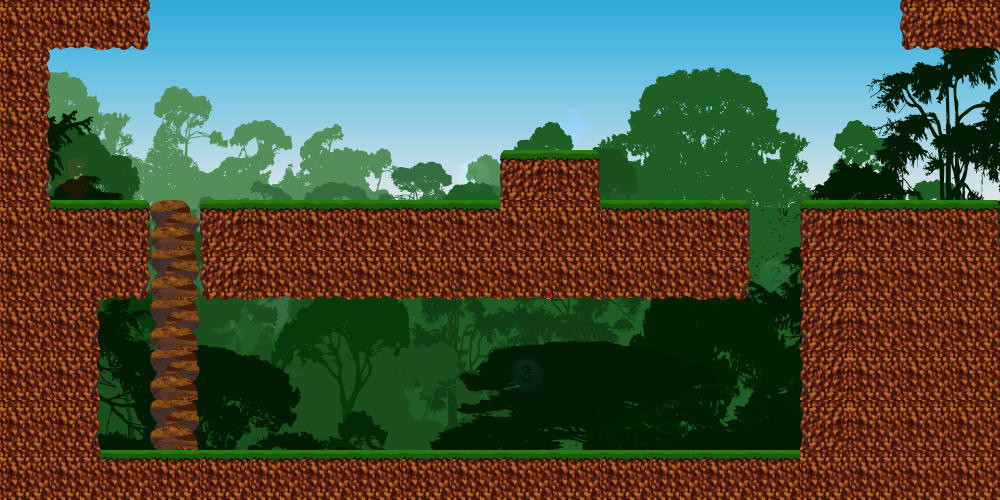

Rendered tile map (Tiled .tmx) drawn with the repository's tilesets; below, a short description and the map source with its tile grids summarised:
An orthogonal 20x10 tile map with 50x50 px tiles, 4 tile layers (invisible, back, meio, main), 11 tilesets.

<map version="1.0" orientation="orthogonal" renderorder="right-down" width="20" height="10" tilewidth="50" tileheight="50">
 <tileset firstgid="1" name="spritesheet_tipo2" tilewidth="50" tileheight="50">
  <properties>
   <property name="name" value="ground" />
   <property name="type" value="solid" />
  </properties>
  <image source="../../tilesets/tipo2/spritesheet.png" width="500" height="150" />
  <tile id="1">
   <properties>
    <property name="name" value="ground" />
    <property name="type" value="solid" />
   </properties>
  </tile>
  <tile id="2">
   <properties>
    <property name="name" value="ground" />
    <property name="type" value="solid" />
   </properties>
  </tile>
  <tile id="3">
   <properties>
    <property name="name" value="ground" />
    <property name="type" value="solid" />
   </properties>
  </tile>
  <tile id="4">
   <properties>
    <property name="name" value="ground" />
    <property name="type" value="solid" />
   </properties>
  </tile>
  <tile id="5">
   <properties>
    <property name="name" value="ground" />
    <property name="type" value="solid" />
   </properties>
  </tile>
  <tile id="6">
   <properties>
    <property name="name" value="ground" />
    <property name="type" value="solid" />
   </properties>
  </tile>
  <tile id="7">
   <properties>
    <property name="name" value="ground" />
    <property name="type" value="solid" />
   </properties>
  </tile>
  <tile id="8">
   <properties>
    <property name="name" value="ground" />
    <property name="type" value="solid" />
   </properties>
  </tile>
  <tile id="9">
   <properties>
    <property name="name" value="ground" />
    <property name="type" value="solid" />
   </properties>
  </tile>
  <tile id="10">
   <properties>
    <property name="name" value="ground" />
    <property name="type" value="solid" />
   </properties>
  </tile>
  <tile id="11">
   <properties>
    <property name="name" value="ground" />
    <property name="type" value="solid" />
   </properties>
  </tile>
  <tile id="12">
   <properties>
    <property name="name" value="ground" />
    <property name="type" value="solid" />
   </properties>
  </tile>
  <tile id="13">
   <properties>
    <property name="name" value="ground" />
    <property name="type" value="solid" />
   </properties>
  </tile>
  <tile id="18">
   <properties>
    <property name="name" value="stairsGround" />
    <property name="type" value="solid" />
   </properties>
  </tile>
  <tile id="19">
   <properties>
    <property name="name" value="stairs" />
    <property name="type" value="nonsolid" />
   </properties>
  </tile>
  <tile id="20">
   <properties>
    <property name="name" value="stairs" />
    <property name="type" value="nonsolid" />
   </properties>
  </tile>
  <tile id="21">
   <properties>
    <property name="name" value="stairs" />
    <property name="type" value="nonsolid" />
   </properties>
  </tile>
  <tile id="22">
   <properties>
    <property name="name" value="stairs" />
    <property name="type" value="nonsolid" />
   </properties>
  </tile>
  <tile id="23">
   <properties>
    <property name="name" value="stairs" />
    <property name="type" value="nonsolid" />
   </properties>
  </tile>
  <tile id="24">
   <properties>
    <property name="name" value="stairs" />
    <property name="type" value="nonsolid" />
   </properties>
  </tile>
 </tileset>
 <tileset firstgid="31" name="spritesheet_gizmos" tilewidth="50" tileheight="50">
  <image source="../../tilesets/gizmos/spritesheet.png" width="250" height="50" />
  <tile id="0">
   <properties>
    <property name="name" value="start" />
   </properties>
  </tile>
  <tile id="1">
   <properties>
    <property name="name" value="objective" />
    <property name="type" value="item" />
   </properties>
  </tile>
  <tile id="2">
   <properties>
    <property name="index" value="1" />
    <property name="name" value="star" />
    <property name="type" value="item" />
   </properties>
  </tile>
  <tile id="3">
   <properties>
    <property name="index" value="2" />
    <property name="name" value="star" />
    <property name="type" value="item" />
   </properties>
  </tile>
  <tile id="4">
   <properties>
    <property name="index" value="3" />
    <property name="name" value="star" />
    <property name="type" value="item" />
   </properties>
  </tile>
 </tileset>
 <tileset firstgid="36" name="spritesheet_tipo3" tilewidth="50" tileheight="50">
  <image source="../../tilesets/tipo3/spritesheet.png" width="500" height="150" />
  <tile id="3">
   <properties>
    <property name="name" value="stairsGround" />
    <property name="type" value="solid" />
   </properties>
  </tile>
  <tile id="4">
   <properties>
    <property name="name" value="stairsGround" />
    <property name="type" value="solid" />
   </properties>
  </tile>
  <tile id="5">
   <properties>
    <property name="name" value="ground" />
    <property name="type" value="solid" />
   </properties>
  </tile>
  <tile id="6">
   <properties>
    <property name="name" value="ground" />
    <property name="type" value="solid" />
   </properties>
  </tile>
  <tile id="7">
   <properties>
    <property name="name" value="ground" />
    <property name="type" value="solid" />
   </properties>
  </tile>
  <tile id="8">
   <properties>
    <property name="name" value="ground" />
    <property name="type" value="solid" />
   </properties>
  </tile>
  <tile id="9">
   <properties>
    <property name="name" value="ground" />
    <property name="type" value="solid" />
   </properties>
  </tile>
  <tile id="10">
   <properties>
    <property name="name" value="ground" />
    <property name="type" value="solid" />
   </properties>
  </tile>
  <tile id="11">
   <properties>
    <property name="name" value="ground" />
    <property name="type" value="solid" />
   </properties>
  </tile>
  <tile id="12">
   <properties>
    <property name="name" value="ground" />
    <property name="type" value="solid" />
   </properties>
  </tile>
  <tile id="13">
   <properties>
    <property name="name" value="ground" />
    <property name="type" value="solid" />
   </properties>
  </tile>
  <tile id="14">
   <properties>
    <property name="name" value="ground" />
    <property name="type" value="solid" />
   </properties>
  </tile>
  <tile id="15">
   <properties>
    <property name="name" value="ground" />
    <property name="type" value="solid" />
   </properties>
  </tile>
  <tile id="16">
   <properties>
    <property name="name" value="ground" />
    <property name="type" value="solid" />
   </properties>
  </tile>
  <tile id="20">
   <properties>
    <property name="name" value="stairs" />
    <property name="type" value="nonsolid" />
   </properties>
  </tile>
  <tile id="21">
   <properties>
    <property name="name" value="ground" />
    <property name="type" value="solid" />
   </properties>
  </tile>
  <tile id="22">
   <properties>
    <property name="name" value="ground" />
    <property name="type" value="solid" />
   </properties>
  </tile>
 </tileset>
 <tileset firstgid="66" name="spritesheet_tipo4" tilewidth="50" tileheight="50">
  <image source="../../tilesets/tipo4/spritesheet.png" width="500" height="150" />
  <tile id="0">
   <properties>
    <property name="name" value="ground" />
    <property name="type" value="solid" />
   </properties>
  </tile>
  <tile id="1">
   <properties>
    <property name="name" value="ground" />
    <property name="type" value="solid" />
   </properties>
  </tile>
  <tile id="2">
   <properties>
    <property name="name" value="ground" />
    <property name="type" value="solid" />
   </properties>
  </tile>
  <tile id="3">
   <properties>
    <property name="name" value="ground" />
    <property name="type" value="solid" />
   </properties>
  </tile>
  <tile id="7">
   <properties>
    <property name="name" value="stairsGround" />
    <property name="type" value="solid" />
   </properties>
  </tile>
  <tile id="8">
   <properties>
    <property name="name" value="stairs" />
    <property name="type" value="nonsolid" />
   </properties>
  </tile>
  <tile id="9">
   <properties>
    <property name="name" value="ground" />
    <property name="type" value="solid" />
   </properties>
  </tile>
  <tile id="11">
   <properties>
    <property name="name" value="ground" />
    <property name="type" value="solid" />
   </properties>
  </tile>
  <tile id="12">
   <properties>
    <property name="name" value="ground" />
    <property name="type" value="solid" />
   </properties>
  </tile>
  <tile id="13">
   <properties>
    <property name="name" value="ground" />
    <property name="type" value="solid" />
   </properties>
  </tile>
  <tile id="14">
   <properties>
    <property name="name" value="ground" />
    <property name="type" value="solid" />
   </properties>
  </tile>
  <tile id="15">
   <properties>
    <property name="name" value="ground" />
    <property name="type" value="solid" />
   </properties>
  </tile>
  <tile id="16">
   <properties>
    <property name="name" value="ground" />
    <property name="type" value="solid" />
   </properties>
  </tile>
  <tile id="19">
   <properties>
    <property name="name" value="ground" />
    <property name="type" value="solid" />
   </properties>
  </tile>
  <tile id="20">
   <properties>
    <property name="name" value="ground" />
    <property name="type" value="solid" />
   </properties>
  </tile>
 </tileset>
 <tileset firstgid="96" name="spritesheet_tipo5" tilewidth="50" tileheight="50">
  <image source="../../tilesets/tipo5/spritesheet.png" width="500" height="150" />
  <tile id="0">
   <properties>
    <property name="name" value="ground" />
    <property name="type" value="solid" />
   </properties>
  </tile>
  <tile id="1">
   <properties>
    <property name="name" value="ground" />
    <property name="type" value="solid" />
   </properties>
  </tile>
  <tile id="2">
   <properties>
    <property name="name" value="ground" />
    <property name="type" value="solid" />
   </properties>
  </tile>
  <tile id="3">
   <properties>
    <property name="name" value="stairsGround" />
    <property name="type" value="solid" />
   </properties>
  </tile>
  <tile id="4">
   <properties>
    <property name="name" value="stairs" />
    <property name="type" value="nonsolid" />
   </properties>
  </tile>
  <tile id="5">
   <properties>
    <property name="name" value="ground" />
    <property name="type" value="solid" />
   </properties>
  </tile>
  <tile id="6">
   <properties>
    <property name="name" value="ground" />
    <property name="type" value="solid" />
   </properties>
  </tile>
  <tile id="7">
   <properties>
    <property name="name" value="ground" />
    <property name="type" value="solid" />
   </properties>
  </tile>
 </tileset>
 <tileset firstgid="126" name="fundo_tipo5" tilewidth="50" tileheight="50">
  <image source="../../tilesets/tipo5/fundo.png" width="1000" height="500" />
 </tileset>
 <tileset firstgid="326" name="tronco1_tipo5" tilewidth="50" tileheight="50">
  <image source="../../tilesets/tipo5/tronco1.png" width="150" height="500" />
 </tileset>
 <tileset firstgid="356" name="tronco2_tipo5" tilewidth="50" tileheight="50">
  <image source="../../tilesets/tipo5/tronco2.png" width="150" height="500" />
 </tileset>
 <tileset firstgid="386" name="sobras_tipo5" tilewidth="50" tileheight="50">
  <image source="../../tilesets/tipo5/sobra.png" width="50" height="50" />
  <tile id="0">
   <properties>
    <property name="name" value="ground" />
    <property name="type" value="solid" />
   </properties>
  </tile>
 </tileset>
 <tileset firstgid="387" name="spritesheet_tipo1" tilewidth="50" tileheight="50">
  <image source="../../tilesets/tipo1/spritesheet.png" width="500" height="100" />
  <tile id="0">
   <properties>
    <property name="name" value="ground" />
    <property name="type" value="solid" />
   </properties>
  </tile>
  <tile id="1">
   <properties>
    <property name="name" value="ground" />
    <property name="type" value="solid" />
   </properties>
  </tile>
  <tile id="2">
   <properties>
    <property name="name" value="ground" />
    <property name="type" value="solid" />
   </properties>
  </tile>
  <tile id="3">
   <properties>
    <property name="name" value="ground" />
    <property name="type" value="solid" />
   </properties>
  </tile>
  <tile id="4">
   <properties>
    <property name="name" value="ground" />
    <property name="type" value="solid" />
   </properties>
  </tile>
  <tile id="5">
   <properties>
    <property name="name" value="ground" />
    <property name="type" value="solid" />
   </properties>
  </tile>
  <tile id="6">
   <properties>
    <property name="name" value="ground" />
    <property name="type" value="solid" />
   </properties>
  </tile>
  <tile id="7">
   <properties>
    <property name="name" value="ground" />
    <property name="type" value="solid" />
   </properties>
  </tile>
  <tile id="8">
   <properties>
    <property name="name" value="ground" />
    <property name="type" value="solid" />
   </properties>
  </tile>
  <tile id="10">
   <properties>
    <property name="name" value="stairs" />
    <property name="type" value="nonsolid" />
   </properties>
  </tile>
  <tile id="11">
   <properties>
    <property name="name" value="stairsGround" />
    <property name="type" value="solid" />
   </properties>
  </tile>
  <tile id="14">
   <properties>
    <property name="name" value="ground" />
    <property name="type" value="solid" />
   </properties>
  </tile>
  <tile id="15">
   <properties>
    <property name="name" value="ground" />
    <property name="type" value="solid" />
   </properties>
  </tile>
  <tile id="16">
   <properties>
    <property name="name" value="ground" />
    <property name="type" value="solid" />
   </properties>
  </tile>
  <tile id="17">
   <properties>
    <property name="name" value="ground" />
    <property name="type" value="solid" />
   </properties>
  </tile>
 </tileset>
 <tileset firstgid="407" name="fundo_tipo1" tilewidth="50" tileheight="50">
  <image source="../../tilesets/tipo1/fundo.png" width="1000" height="500" />
 </tileset>
 <layer name="invisible" width="20" height="10">
  <data>[200 cells, 5 non-empty, 5 distinct tile ids]</data>
 </layer>
 <layer name="back" width="20" height="10" opacity="0.92">
  <data>[200 cells, 200 non-empty, 200 distinct tile ids]</data>
 </layer>
 <layer name="meio" width="20" height="10">
  <data>[200 cells, 1 non-empty, 1 distinct tile ids]</data>
 </layer>
 <layer name="main" width="20" height="10">
  <data>[200 cells, 89 non-empty, 11 distinct tile ids]</data>
 </layer>
</map>
